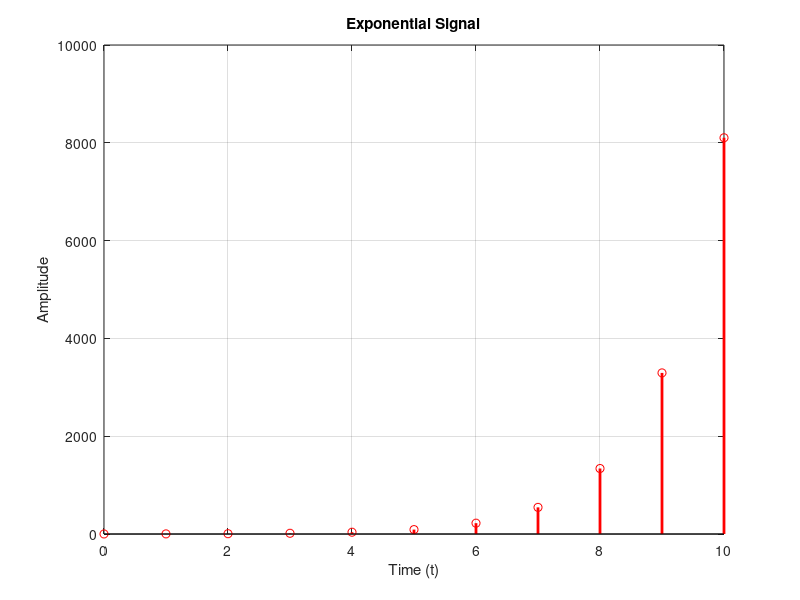

Source code (MATLAB):

% Generate exponential signal



% Parameters
t = 0:1:10;  % Time vector from 0 to 10 with a step size of 0.1
alpha = 0.9;   % Exponential growth/decay rate (positive for growth, negative for decay)

% Generate exponential signal
exp_signal = exp(alpha * t);

% Plot the exponential signal
figure;
stem(t, exp_signal, 'r', 'LineWidth', 2);
xlabel('Time (t)');
ylabel('Amplitude');
title('Exponential Signal');
grid on;